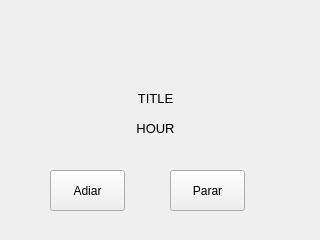
<?xml version="1.0" encoding="UTF-8"?>
<ui version="4.0">
 <class>AlertWindow</class>
 <widget class="QMainWindow" name="AlertWindow">
  <property name="windowModality">
   <enum>Qt::NonModal</enum>
  </property>
  <property name="geometry">
   <rect>
    <x>0</x>
    <y>0</y>
    <width>320</width>
    <height>240</height>
   </rect>
  </property>
  <property name="windowTitle">
   <string>MainWindow</string>
  </property>
  <widget class="QWidget" name="centralwidget">
   <widget class="QLabel" name="alertIcon">
    <property name="geometry">
     <rect>
      <x>120</x>
      <y>10</y>
      <width>81</width>
      <height>61</height>
     </rect>
    </property>
    <property name="text">
     <string/>
    </property>
    <property name="pixmap">
     <pixmap resource="../resources.qrc">:/alertIcon.png</pixmap>
    </property>
    <property name="scaledContents">
     <bool>true</bool>
    </property>
   </widget>
   <widget class="QLabel" name="alarmTitle">
    <property name="geometry">
     <rect>
      <x>90</x>
      <y>90</y>
      <width>131</width>
      <height>16</height>
     </rect>
    </property>
    <property name="font">
     <font>
      <pointsize>10</pointsize>
     </font>
    </property>
    <property name="text">
     <string>TITLE</string>
    </property>
    <property name="alignment">
     <set>Qt::AlignCenter</set>
    </property>
   </widget>
   <widget class="QLabel" name="alarmHour">
    <property name="geometry">
     <rect>
      <x>90</x>
      <y>120</y>
      <width>131</width>
      <height>16</height>
     </rect>
    </property>
    <property name="font">
     <font>
      <pointsize>10</pointsize>
     </font>
    </property>
    <property name="text">
     <string>HOUR</string>
    </property>
    <property name="alignment">
     <set>Qt::AlignCenter</set>
    </property>
   </widget>
   <widget class="QPushButton" name="postponeAlarm">
    <property name="geometry">
     <rect>
      <x>50</x>
      <y>170</y>
      <width>75</width>
      <height>41</height>
     </rect>
    </property>
    <property name="text">
     <string>Adiar</string>
    </property>
   </widget>
   <widget class="QPushButton" name="stopAlarm">
    <property name="geometry">
     <rect>
      <x>170</x>
      <y>170</y>
      <width>75</width>
      <height>41</height>
     </rect>
    </property>
    <property name="text">
     <string>Parar</string>
    </property>
   </widget>
  </widget>
 </widget>
 <resources>
  <include location="../resources.qrc"/>
 </resources>
 <connections/>
</ui>
